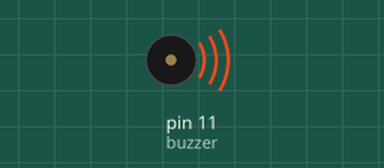
Recording of a sketch running on a simulated Arduino Uno, built with avr-gcc and run on an emulated ATmega328P. Parts: buzzer (waves = sounding).

Above: at 0.1 s.
Timing chart, 0 to 40.0 s (numbered marks = the images above):
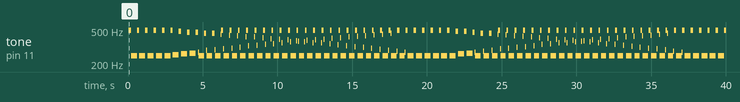

The sketch:

sound-frequency-generator.ino
```cpp
int buzzer = 11; // Пин 11 подключен к пьезоизлучателю.

void setup() {
  pinMode(buzzer, OUTPUT); // Инициализация цифрового вывода как выход.
}

void loop() {
  unsigned char i, j; // Задаем переменные.
  while (1) { // Бесконечный цикл.
    for (int i = 1; i < 80; i++) { // Первая частота звука.
      digitalWrite(buzzer, HIGH); // Пьезоизлучатель издает звук.
      delay(1); // Задержка 1 мс.
      digitalWrite(buzzer, LOW); // Пьезоизлучатель издает звук.
      delay(1); // Задержка 1 мс.
    }
    for (int i = 0; i < 100; i++) { // Вторая частота звука.
      digitalWrite(buzzer, HIGH); // Пьезоизлучатель издает звук.
      delay(2); // Задержка 2 мс.
      digitalWrite(buzzer, LOW); // Пьезоизлучатель издает звук.
      delay(2); // Задержка 2 мс.
    }
  }
}
```

Measured:
- by itself, tone on pin 11 (buzzer): plays 496 Hz for 0.16 s, 249 Hz for 0.40 s, 496 Hz for 0.16 s, 249 Hz for 0.40 s, 496 Hz for 0.16 s, 249 Hz for 0.40 s … (237 notes in this stretch)
